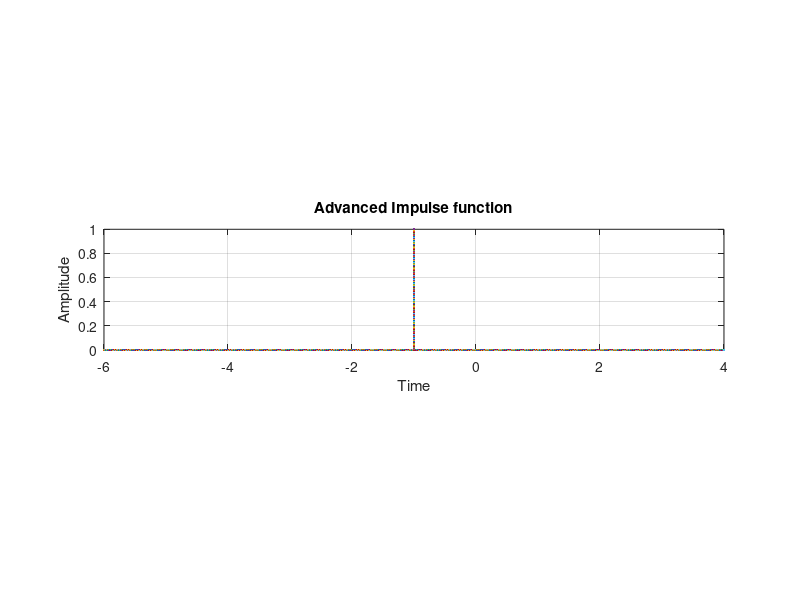

Recreate this plot in MATLAB.
T = input("Enter the time : ");

subplot(3,1,2)

t = -T : 0.005 : T;
y = 0;
plot(t-1,y)
hold on

y = 0 : 0.005 : 1;
t = -1;
plot(t,y)
hold on

grid on

xlabel("Time")
ylabel("Amplitude")
title("Advanced Impulse function")
